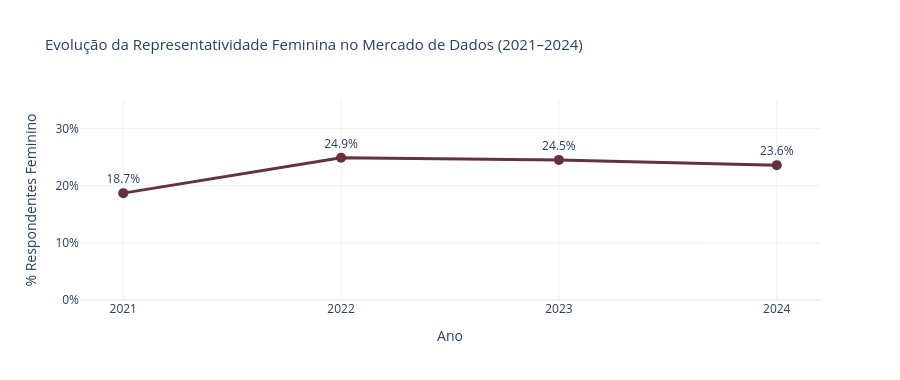

Notebook code cell kept with this figure:
### Code cell
# G1 — Evolução da representatividade feminina
evolucao = (
    df.groupby(['ano_pesquisa', 'genero'])
    .size().unstack(fill_value=0)
    .assign(pct_feminino=lambda x: x['Feminino'] / (x['Feminino'] + x['Masculino']) * 100)
    .reindex(ANOS)
)
fig = go.Figure()
fig.add_trace(go.Scatter(
    x=ANOS, y=evolucao['pct_feminino'],
    mode='lines+markers+text',
    text=[f'{v:.1f}%' for v in evolucao['pct_feminino']],
    textposition='top center',
    line=dict(color=CORES_GENERO['Feminino'], width=3),
    marker=dict(size=10), name='% Feminino'
))
fig = layout_padrao(fig, 'Evolução da Representatividade Feminina no Mercado de Dados (2021–2024)', height=380)
fig.update_yaxes(ticksuffix='%', range=[0, 35], title_text='% Respondentes Feminino')
fig.update_xaxes(title_text='Ano')
fig.show()

### Figure 1 — Plotly figure (JSON) as saved in the notebook; plotly's stock layout.template omitted (floating-point values rounded to 4 significant figures)
{"data": [{"line": {"color": "#64313E", "width": 3}, "marker": {"size": 10}, "mode": "lines+markers+text", "name": "% Feminino", "text": ["18.7%", "24.9%", "24.5%", "23.6%"], "textposition": "top center", "type": "scatter", "x": ["2021", "2022", "2023", "2024"], "y": [18.7, 24.88, 24.52, 23.6]}], "layout": {"height": 380, "legend": {"orientation": "h", "x": 1, "xanchor": "right", "y": 1.02, "yanchor": "bottom"}, "title": {"font": {"size": 15}, "text": "Evolução da Representatividade Feminina no Mercado de Dados (2021–2024)"}, "xaxis": {"title": {"text": "Ano"}}, "yaxis": {"range": [0, 35], "ticksuffix": "%", "title": {"text": "% Respondentes Feminino"}}}}
